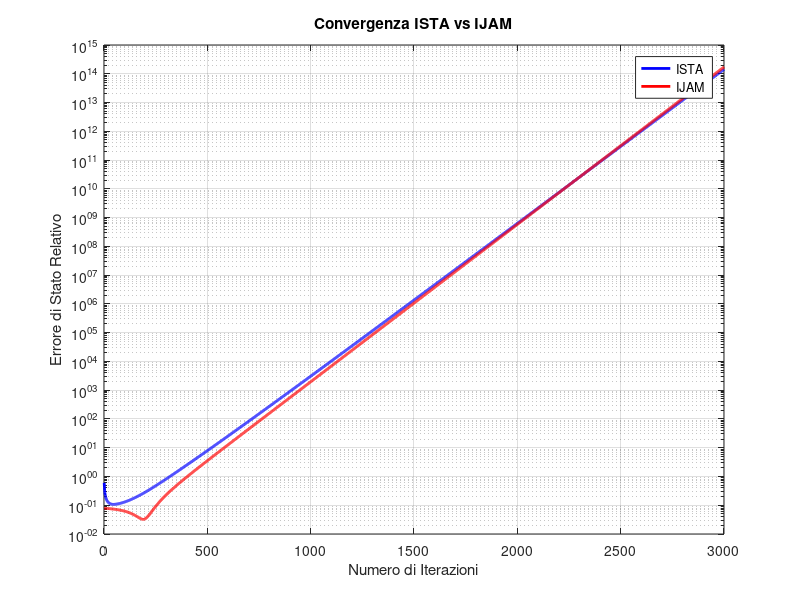

The MATLAB source for this figure:
%% GENERAZIONE DEI DATI

% Parametri del problema
n = 15;  % Numero di stati
q = 30;  % Numero di sensori (misurazioni)
h = 2;   % Numero di sensori attaccati
sigma = 1e-2; % Deviazione standard del rumore
lambda = 0.1; % Parametro di regolarizzazione

% Generazione della matrice di osservazione C ~ N(0,1)
C = randn(q, n); 

%VERSIONE 1
%nu_ista = 0.99 / norm([C, eye(q)], 2)^2; % Fattore di aggiornamento ISTA
%VERSIONE 2
nu_ista = 1 / norm(C'*C, 2); % Stabilizza il passo di aggiornamento

%VERSIONE 1 DAI DATI
%nu_ijam = 0.7; % Fattore di aggiornamento IJAM
%VERSIONE 2
nu_ijam = 1 / norm(C'*C, 2);


% Generazione del vettore stato x̃
x_true = 2 + rand(n,1); % Genera valori tra [2,3]
negative_indices = rand(n,1) > 0.5; % 50% dei valori saranno negativi
x_true(negative_indices) = -3 + rand(sum(negative_indices),1); % Genera valori tra [-3,-2] 

% Generazione del vettore di attacco ã
attack_indices = randperm(q, h); % Seleziona h sensori attaccati
a_true = zeros(q,1); % Inizializza il vettore attacchi
a_true(attack_indices) = (-1).^randi([0,1], h, 1) .* (4 + rand(h,1)); % Valori in [-5,-4] U [4,5]

% Generazione del rumore di misura η ~ N(0, σ²)
eta = sigma * randn(q,1);

% Generazione delle misurazioni y = Cx̃ + ã + η
y = C * x_true + a_true + eta;


%% IMPLEMENTAZIONE DI ISTA

function [x, a, state_errors] = ISTA(C, y, lambda, nu, max_iter, tol, x_true)
    [q, n] = size(C); % Ottiene le dimensioni della matrice C: q (misurazioni) e n (stati)

    x = zeros(n,1);   % Inizializza x con un vettore nullo (stima iniziale dello stato)
    a = zeros(q,1);   % Inizializza a con un vettore nullo (stima iniziale degli attacchi)

    state_errors = zeros(max_iter, 1); % Preallocazione per efficienza
    

    for k = 1:max_iter % Ciclo iterativo fino a max_iter o fino alla convergenza

        x_old = x; % Salva la stima precedente di x per valutare la convergenza

        %VERSIONE 1
        % Aggiornamento di x con un passo di gradiente
        %x = x_old - nu * C' * (C*x_old + a - y);

        %VERSIONE 2
        x = x - nu * C' * (C*x + a - y);

        %VERSIONE1
        % Soft-thresholding su a per promuovere la sparsità (attacchi limitati)
        %a = sign(a - nu * (C*x_old - y)) .* max(abs(a - nu * (C*x_old - y)) - lambda * nu, 0);
        
        %VERSIONE 2
        a = sign(a - nu * (C*x - y)) .* max(abs(a - nu * (C*x - y)) - lambda * nu, 0);

        % Controllo della stabilità numerica
        if any(isnan(x)) || any(isinf(x))
            warning('Divergenza in ISTA');
            break;
        end

        %VERSIONE1
        % Calcolo errore relativo in questa iterazione
        %state_errors(k) = norm(x - x_true) / norm(x_true);

        %VERSIONE2
        state_errors(k) = norm(x - x_true) / (norm(x_true) + 1e-8);

        %VERSIONE 1
        % Controllo della convergenza: se x non cambia significativamente, fermiamo l'algoritmo
        %if norm(x - x_old, 2) < tol
        %    disp("stop ISTA")

        %    break;
        %end

        %VERSIONE 2
        % Controllo della convergenza: se x non cambia significativamente, fermiamo l'algoritmo
        if norm(x - x_old, 2) < tol && k > 50 % Almeno 50 iterazioni prima di fermarsi
            disp("stop ISTA")
            break;
        end
        
    end

end


%% IMPLEMENTAZIONE DI IJAM

function [x, a, state_errors] = IJAM(C, y, lambda, nu, max_iter, tol, x_true)
    [q, n] = size(C); % Ottiene le dimensioni della matrice C: q (misurazioni) e n (stati)

    x = zeros(n,1);
    a = zeros(q,1);  
    
    %VERSIONE 1
    %C_pinv = pinv(C);  % Calcola la pseudo-inversa di C per il calcolo diretto di x
    
    %VERSIONE 2, psuedo inverse regolarizzata
    %C_pinv = pinv(C, 1e-6); 
    %C_pinv = (C' * C + 1e-6 * eye(n)) \ C'; 

    %VERSIONE 3
    C_pinv = pinv(C, 1e-3);



    state_errors = zeros(max_iter, 1); % Preallocazione

    
    for k = 1:max_iter % Ciclo iterativo fino a max_iter o fino alla convergenza
        
        x_old = x; % Salva la stima precedente di x per valutare la convergenza

        % Aggiornamento alternato di x e a
        x = C_pinv * (y - a); % Risolvf direttamente x con la pseudo-inversa di C

        %VERSIONE1
        %a = sign(a - nu * (C*x_old- y)) .* max(abs(a - nu * (C*x_old - y)) - lambda * nu, 0); % Soft-thresholding su a
        
        %VERSIONE2
         % Aggiornamento stabile di a
        a = sign(a - nu * (C*x - y)) .* max(abs(a - nu * (C*x - y)) - lambda * nu, 0);
        
        
        % Controllo della stabilità numerica
        if any(isnan(x)) || any(isinf(x))
            warning('Divergenza in IJAM: x è NaN o inf');
            break;
        end
        if any(isnan(a)) || any(isinf(a))
            warning('Divergenza in IJAM: a è NaN o inf');
            break;
        end

        %VERSIONE1
        %state_errors(k) = norm(x - x_true) / norm(x_true);

        %VERSIONE2
        state_errors(k) = norm(x - x_true) / (norm(x_true) + 1e-8);

        %VERSIONE 1
        % Controllo della convergenza: se x non cambia significativamente, fermiamo l'algoritmo
        %if norm(x - x_old, 2) < tol
        %    disp("stop Ijam")
        %    break;
        %end

        %VERSIONE 2
        % Controllo della convergenza: se x non cambia significativamente, fermiamo l'algoritmo
        if norm(x - x_old, 2) < tol && k > 50
            disp("stop Ijam")
            break;
        end

    end

    % Filtro sulle soluzioni non valide
    if state_errors(end) > 10^3
        warning('Soluzione non valida, errore troppo alto!');
    end

end


%% TEST E ANALISI

% Massimo numero di iterazioni consentite
max_iter = 3000; 

%numero di volte di esecuzione degli algoritimi
num_runs = 20;

% Soglia di convergenza:  Se la variazione tra due iterazioni successive di  x è 
% inferiore a questa soglia, consideriamo l'algoritmo convergente.
tol = 1e-10;      


% Inizializziamo le variabili per accumulare le stime finali di x e a
x_sum_ista = zeros(n,1);
a_sum_ista = zeros(q,1);
x_sum_ijam = zeros(n,1);
a_sum_ijam = zeros(q,1);

% Inizializziamo le matrici per memorizzare gli errori a ogni iterazione
state_errors_ista_all = zeros(max_iter, num_runs);
state_errors_ijam_all = zeros(max_iter, num_runs);

% ESECUZIONE MULTIPLA DEGLI ALGORITMI ISTA E IJAM

for run = 1:num_runs
    % Eseguiamo ISTA e memorizziamo i risultati
    [x_ista, a_ista, state_errors_ista] = ISTA(C, y, lambda, nu_ista, max_iter, tol, x_true);
    
    % Eseguiamo IJAM e memorizziamo i risultati
    [x_ijam, a_ijam, state_errors_ijam] = IJAM(C, y, lambda, nu_ijam, max_iter, tol, x_true);
    
    % Accumuliamo le stime ottenute nelle diverse esecuzioni
    x_sum_ista = x_sum_ista + x_ista;
    a_sum_ista = a_sum_ista + a_ista;
    
    x_sum_ijam = x_sum_ijam + x_ijam;
    a_sum_ijam = a_sum_ijam + a_ijam;
    
    % Salviamo gli errori di stato per ogni iterazione
    state_errors_ista_all(:, run) = state_errors_ista;
    state_errors_ijam_all(:, run) = state_errors_ijam;
end

% CALCOLO DELLE STIME MEDIE

% Calcoliamo la media delle stime di x e a sulle diverse esecuzioni
x_mean_ista = x_sum_ista / num_runs;
a_mean_ista = a_sum_ista / num_runs;
x_mean_ijam = x_sum_ijam / num_runs;
a_mean_ijam = a_sum_ijam / num_runs;

% CALCOLO DEGLI ERRORI FINALI

% Calcoliamo l'errore relativo dello stato stimato rispetto al valore reale
state_error_ista = norm(x_mean_ista - x_true) / norm(x_true);
state_error_ijam = norm(x_mean_ijam - x_true) / norm(x_true);

% Calcoliamo l'errore di supporto dell'attacco (percentuale di sensori attaccati errati)
support_error_ista = sum(abs((a_mean_ista ~= 0) - (a_true ~= 0))) / q;
support_error_ijam = sum(abs((a_mean_ijam ~= 0) - (a_true ~= 0))) / q;

% Stampiamo i risultati
disp(['Errore ISTA: ', num2str(state_error_ista)]);
disp(['Support Error ISTA: ', num2str(support_error_ista)]);
disp(['Errore IJAM: ', num2str(state_error_ijam)]);
disp(['Support Error IJAM: ', num2str(support_error_ijam)]);

%% PLOT DELL'ERRORE DI STATO IN FUNZIONE DELLE ITERAZIONI

% Calcoliamo la media degli errori di stato per ogni iterazione
state_errors_ista_mean = mean(state_errors_ista_all, 2, 'omitnan');
state_errors_ijam_mean = mean(state_errors_ijam_all, 2, 'omitnan');

% Creiamo il grafico della convergenza degli algoritmi
figure;
semilogy(1:max_iter, state_errors_ista_mean, 'b', 'LineWidth', 2);
hold on;
semilogy(1:max_iter, state_errors_ijam_mean, 'r', 'LineWidth', 2);
hold off;

% Etichette e titolo del grafico
xlabel('Numero di Iterazioni');
ylabel('Errore di Stato Relativo');
title('Convergenza ISTA vs IJAM');
legend('ISTA', 'IJAM');
grid on;

